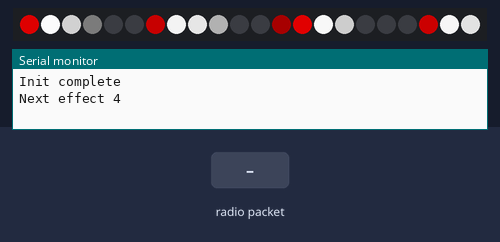
Simulated run of this program. Board: ESP8266 (NodeMCU). Parts: 22 RGB LEDs in strip order, left to right, the last lines printed to the serial monitor. Inputs (shaded band) come from the test bench.

Above: at 0.65 s.
At 1.7 s:
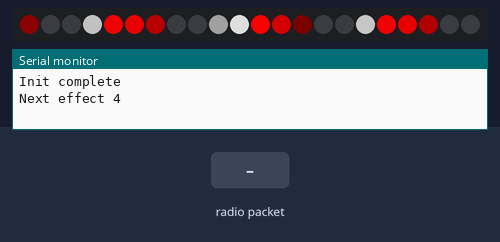
1.8 s: radio packet "1" arrives
At 1.85 s:
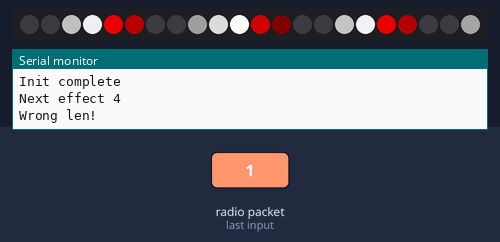
Timing chart, 0 to 4.8 s (numbered marks = the images above; inputs shaded):
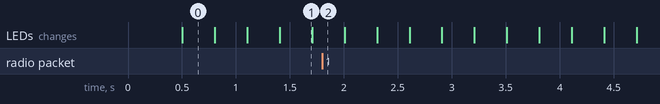

The program:

main.cpp
```cpp
#include <ESP8266WiFi.h>
#include <espnow.h>

#include <Controller.h>

uint8_t broadcast_address[] = {0xFF, 0xFF, 0xFF, 0xFF, 0xFF, 0xFF};

Controller *controller;

void recv(uint8_t *mac, uint8_t *data, uint8_t len) {
    controller->handleBeacon(mac, data, len);
}

void setup() {
    Serial.begin(921600);
    delay(500);

    WiFi.mode(WIFI_STA);
    if (esp_now_init() != 0) {
        Serial.println("Error initializing ESP-NOW");
        while (1);
    }

    esp_now_set_self_role(ESP_NOW_ROLE_COMBO);
    esp_now_add_peer(broadcast_address, ESP_NOW_ROLE_COMBO, 1, NULL, 0);

    controller = new Controller();

    esp_now_register_recv_cb(recv);
}

void loop() {
    controller->update();
    //delay(10);
}
```
